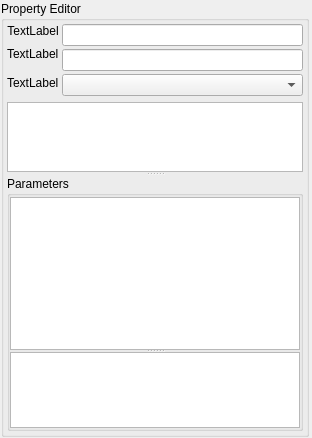
<?xml version="1.0" encoding="UTF-8"?>
<ui version="4.0">
 <class>QueryEditorWidget</class>
 <widget class="QWidget" name="QueryEditorWidget">
  <property name="geometry">
   <rect>
    <x>0</x>
    <y>0</y>
    <width>312</width>
    <height>438</height>
   </rect>
  </property>
  <property name="windowTitle">
   <string>Form</string>
  </property>
  <layout class="QVBoxLayout" name="verticalLayout_2">
   <property name="spacing">
    <number>1</number>
   </property>
   <property name="leftMargin">
    <number>1</number>
   </property>
   <property name="topMargin">
    <number>1</number>
   </property>
   <property name="rightMargin">
    <number>3</number>
   </property>
   <property name="bottomMargin">
    <number>1</number>
   </property>
   <item>
    <widget class="QGroupBox" name="editorBox">
     <property name="title">
      <string>Property Editor</string>
     </property>
     <layout class="QVBoxLayout" name="verticalLayout_5">
      <property name="margin">
       <number>3</number>
      </property>
      <item>
       <layout class="QHBoxLayout" name="horizontalLayout">
        <property name="spacing">
         <number>3</number>
        </property>
        <item>
         <layout class="QVBoxLayout" name="verticalLayout_3">
          <item>
           <widget class="QLabel" name="caption">
            <property name="sizePolicy">
             <sizepolicy hsizetype="Fixed" vsizetype="Fixed">
              <horstretch>0</horstretch>
              <verstretch>0</verstretch>
             </sizepolicy>
            </property>
            <property name="text">
             <string>TextLabel</string>
            </property>
            <property name="alignment">
             <set>Qt::AlignHCenter|Qt::AlignTop</set>
            </property>
            <property name="wordWrap">
             <bool>true</bool>
            </property>
            <property name="textInteractionFlags">
             <set>Qt::LinksAccessibleByMouse|Qt::TextSelectableByMouse</set>
            </property>
           </widget>
          </item>
          <item>
           <widget class="QLabel" name="annotationLbl">
            <property name="text">
             <string>TextLabel</string>
            </property>
           </widget>
          </item>
          <item>
           <widget class="QLabel" name="directionLbl">
            <property name="text">
             <string>TextLabel</string>
            </property>
           </widget>
          </item>
         </layout>
        </item>
        <item>
         <layout class="QVBoxLayout" name="verticalLayout_4">
          <item>
           <widget class="QLineEdit" name="nameEdit">
            <property name="sizePolicy">
             <sizepolicy hsizetype="Preferred" vsizetype="Fixed">
              <horstretch>0</horstretch>
              <verstretch>0</verstretch>
             </sizepolicy>
            </property>
            <property name="frame">
             <bool>true</bool>
            </property>
           </widget>
          </item>
          <item>
           <widget class="QLineEdit" name="keyEdit"/>
          </item>
          <item>
           <widget class="QComboBox" name="directionCombo">
            <property name="sizePolicy">
             <sizepolicy hsizetype="Expanding" vsizetype="Fixed">
              <horstretch>0</horstretch>
              <verstretch>0</verstretch>
             </sizepolicy>
            </property>
           </widget>
          </item>
         </layout>
        </item>
       </layout>
      </item>
      <item>
       <widget class="QSplitter" name="splitter">
        <property name="baseSize">
         <size>
          <width>0</width>
          <height>0</height>
         </size>
        </property>
        <property name="orientation">
         <enum>Qt::Vertical</enum>
        </property>
        <property name="childrenCollapsible">
         <bool>false</bool>
        </property>
        <widget class="QTextEdit" name="doc">
         <property name="enabled">
          <bool>true</bool>
         </property>
         <property name="sizePolicy">
          <sizepolicy hsizetype="Preferred" vsizetype="Preferred">
           <horstretch>0</horstretch>
           <verstretch>1</verstretch>
          </sizepolicy>
         </property>
         <property name="baseSize">
          <size>
           <width>0</width>
           <height>70</height>
          </size>
         </property>
         <property name="undoRedoEnabled">
          <bool>false</bool>
         </property>
         <property name="readOnly">
          <bool>true</bool>
         </property>
         <property name="textInteractionFlags">
          <set>Qt::TextBrowserInteraction</set>
         </property>
        </widget>
        <widget class="QGroupBox" name="paramBox">
         <property name="sizePolicy">
          <sizepolicy hsizetype="Ignored" vsizetype="Preferred">
           <horstretch>0</horstretch>
           <verstretch>5</verstretch>
          </sizepolicy>
         </property>
         <property name="title">
          <string>Parameters</string>
         </property>
         <property name="flat">
          <bool>true</bool>
         </property>
         <layout class="QVBoxLayout" name="verticalLayout">
          <property name="spacing">
           <number>0</number>
          </property>
          <property name="leftMargin">
           <number>0</number>
          </property>
          <property name="topMargin">
           <number>1</number>
          </property>
          <property name="rightMargin">
           <number>0</number>
          </property>
          <property name="bottomMargin">
           <number>0</number>
          </property>
          <item>
           <widget class="QSplitter" name="tableSplitter">
            <property name="orientation">
             <enum>Qt::Vertical</enum>
            </property>
            <property name="handleWidth">
             <number>2</number>
            </property>
            <property name="childrenCollapsible">
             <bool>false</bool>
            </property>
            <widget class="QTableView" name="table">
             <property name="sizePolicy">
              <sizepolicy hsizetype="Expanding" vsizetype="Expanding">
               <horstretch>0</horstretch>
               <verstretch>2</verstretch>
              </sizepolicy>
             </property>
             <property name="baseSize">
              <size>
               <width>0</width>
               <height>100</height>
              </size>
             </property>
             <property name="editTriggers">
              <set>QAbstractItemView::CurrentChanged|QAbstractItemView::DoubleClicked|QAbstractItemView::EditKeyPressed|QAbstractItemView::SelectedClicked</set>
             </property>
             <property name="alternatingRowColors">
              <bool>true</bool>
             </property>
             <property name="selectionMode">
              <enum>QAbstractItemView::SingleSelection</enum>
             </property>
             <property name="selectionBehavior">
              <enum>QAbstractItemView::SelectRows</enum>
             </property>
             <property name="textElideMode">
              <enum>Qt::ElideMiddle</enum>
             </property>
             <property name="showGrid">
              <bool>false</bool>
             </property>
             <property name="wordWrap">
              <bool>false</bool>
             </property>
             <property name="cornerButtonEnabled">
              <bool>false</bool>
             </property>
            </widget>
            <widget class="QTextEdit" name="propDoc">
             <property name="enabled">
              <bool>true</bool>
             </property>
             <property name="sizePolicy">
              <sizepolicy hsizetype="Expanding" vsizetype="Expanding">
               <horstretch>0</horstretch>
               <verstretch>1</verstretch>
              </sizepolicy>
             </property>
             <property name="undoRedoEnabled">
              <bool>false</bool>
             </property>
             <property name="readOnly">
              <bool>true</bool>
             </property>
             <property name="textInteractionFlags">
              <set>Qt::TextBrowserInteraction</set>
             </property>
            </widget>
           </widget>
          </item>
         </layout>
        </widget>
       </widget>
      </item>
     </layout>
    </widget>
   </item>
  </layout>
 </widget>
 <resources/>
 <connections/>
</ui>
